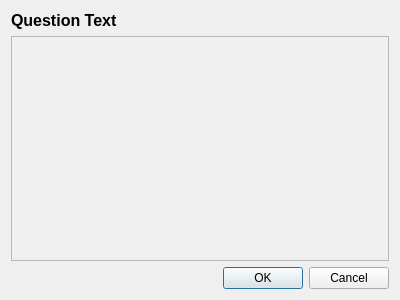
<?xml version="1.0" encoding="UTF-8"?>
<ui version="4.0">
 <class>PollQuestionDialog</class>
 <widget class="QDialog" name="PollQuestionDialog">
  <property name="geometry">
   <rect>
    <x>0</x>
    <y>0</y>
    <width>400</width>
    <height>300</height>
   </rect>
  </property>
  <property name="windowTitle">
   <string>Poll</string>
  </property>
  <layout class="QVBoxLayout" name="verticalLayout">
   <item>
    <widget class="QLabel" name="questionLabel">
     <property name="font">
      <font>
       <pointsize>12</pointsize>
       <weight>75</weight>
       <bold>true</bold>
      </font>
     </property>
     <property name="text">
      <string>Question Text</string>
     </property>
     <property name="wordWrap">
      <bool>true</bool>
     </property>
    </widget>
   </item>
   <item>
    <widget class="QScrollArea" name="scrollArea">
     <property name="widgetResizable">
      <bool>true</bool>
     </property>
     <widget class="QWidget" name="scrollAreaWidgetContents">
      <property name="geometry">
       <rect>
        <x>0</x>
        <y>0</y>
        <width>380</width>
        <height>195</height>
       </rect>
      </property>
      <layout class="QVBoxLayout" name="answersLayout"/>
     </widget>
    </widget>
   </item>
   <item>
    <widget class="QDialogButtonBox" name="buttonBox">
     <property name="orientation">
      <enum>Qt::Horizontal</enum>
     </property>
     <property name="standardButtons">
      <set>QDialogButtonBox::Cancel|QDialogButtonBox::Ok</set>
     </property>
    </widget>
   </item>
  </layout>
 </widget>
 <resources/>
 <connections>
  <connection>
   <sender>buttonBox</sender>
   <signal>accepted()</signal>
   <receiver>PollQuestionDialog</receiver>
   <slot>accept()</slot>
   <hints>
    <hint type="sourcelabel">
     <x>248</x>
     <y>254</y>
    </hint>
    <hint type="destinationlabel">
     <x>157</x>
     <y>274</y>
    </hint>
   </hints>
  </connection>
  <connection>
   <sender>buttonBox</sender>
   <signal>rejected()</signal>
   <receiver>PollQuestionDialog</receiver>
   <slot>reject()</slot>
   <hints>
    <hint type="sourcelabel">
     <x>316</x>
     <y>260</y>
    </hint>
    <hint type="destinationlabel">
     <x>286</x>
     <y>274</y>
    </hint>
   </hints>
  </connection>
 </connections>
</ui>
